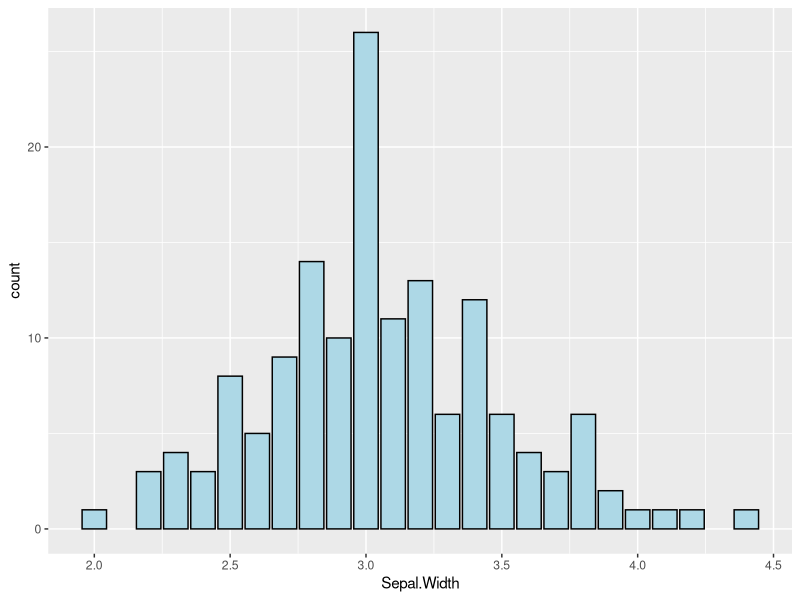
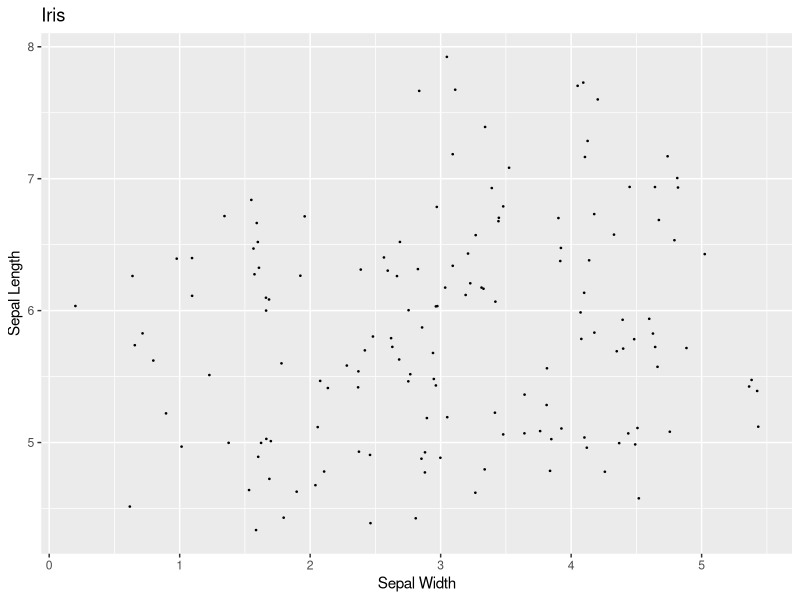
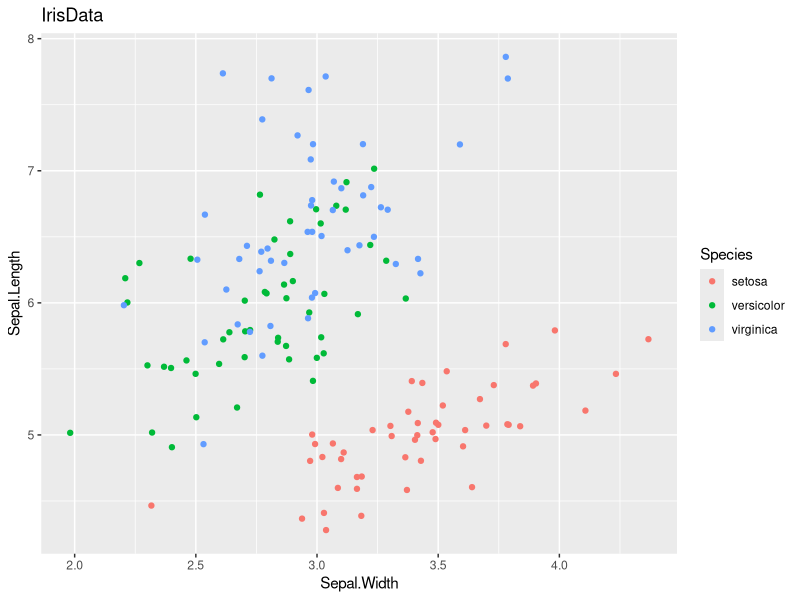
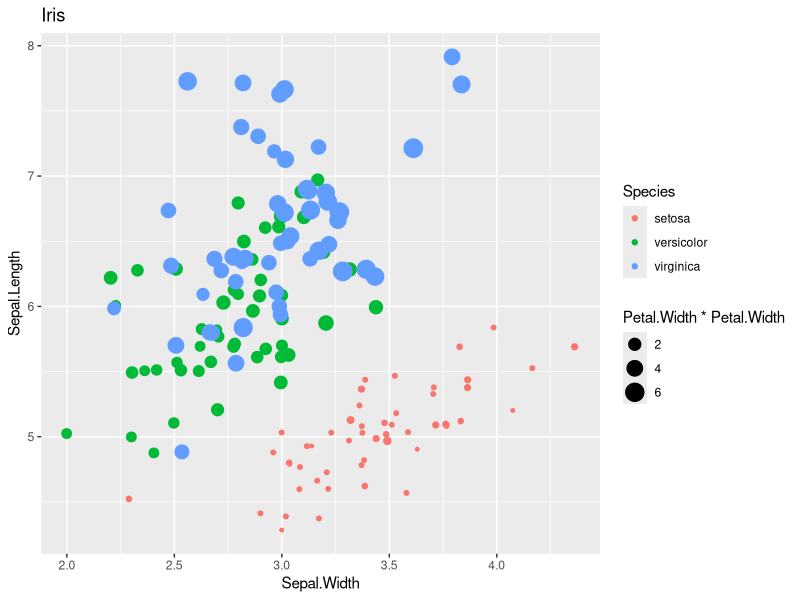

Write the R code that produced these figures, in order.
knitr::opts_chunk$set(echo = TRUE)
library(ggplot2)
iris
ggplot(data = iris, aes(x = Sepal.Width),(y = 'Num')) +  geom_bar(fill = 'lightblue', colour = 'black')
ggplot(data = iris, aes(Sepal.Width, Sepal.Length)) +  labs(x = 'Sepal Width', y = 'Sepal Length', title = 'Iris')+geom_jitter(width = 2, size = .25)

kind <- iris[iris$Species %in% c("setosa", "versicolor", "virginica"), ]
xx <- ggplot(iris, aes(Sepal.Width, Sepal.Length)) + labs(title = 'IrisData')
xx + geom_jitter(aes(col = Species))

kind <- iris[iris$Species %in% c('setosa', 'versicolor', 'virginica'), ]
xx <- ggplot(iris, aes(Sepal.Width, Sepal.Length)) + 
  labs(title = 'Iris')
xx+geom_jitter(aes(col = Species, size = Petal.Width*Petal.Width))

